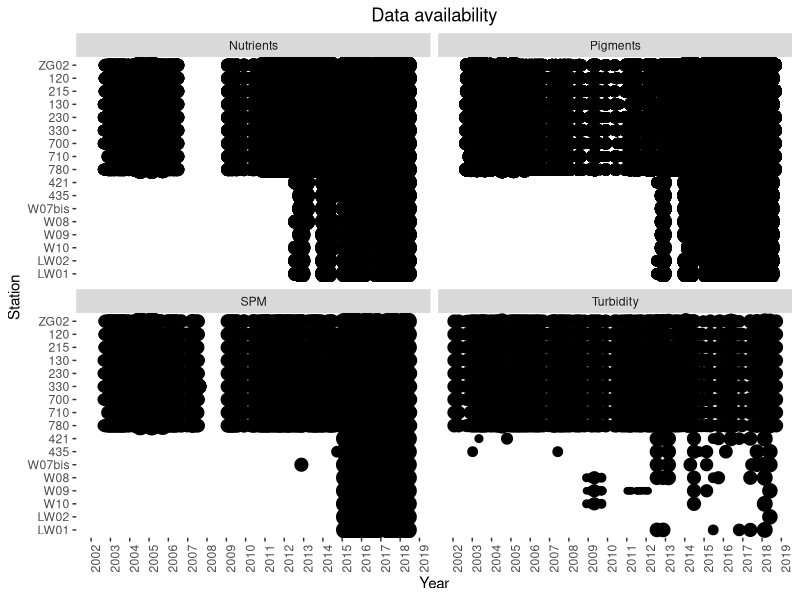

The R source for this figure:
######################################
###       Data availability       ### 
######################################
#### Libraries ####
library(ggplot2)

#### Setup ####
# Set working directory
# setwd("~")


#clean all
rm(list=ls(all=TRUE))

# Load data (export from MIDAS) and prepare columns
data <- read.csv("data/Fig4_dataframe.csv", header=TRUE)
data$date <- as.Date(data$StartDate, "%d-%b-%y")
data$Code <- as.character(data$Code)
data <- data[order(data$Code),]
data$Code <- factor(data$Code, levels = c('LW01', 'LW02', 'W10', 'W09', 'W08', 'W07bis', '435', '421', '780', '710', '700', '330', '230', '130', '215', '120', 'ZG02'))
data$Record <- "1"
data$SumPerTrip <- ""
data$AbsoluteCount <- ""

#Count Records per Trip, per ParameterGroup = the intensity of sampling for a group
data <- transform(data, SumPerTrip=ave(as.numeric(Record), TripNR, ParameterGroup, Record, FUN=length))

#Absolute count per Parametergroup
data <- transform(data, AbsoluteCount=ave(as.numeric(SumPerTrip), ParameterGroup, FUN=length))

#Relative count per Parametergroup
data$RelativeCount <- data$SumPerTrip / data$AbsoluteCount


#First graph, dot size
ggplot(data, aes(x=date, y=Code))+
  theme(panel.background = element_blank())+
  ggtitle(label='Data availability')+
  theme(plot.title = element_text(hjust=0.5))+
  geom_point(aes(size = RelativeCount), show.legend = F) +
  scale_x_date(name = "Year", date_breaks = "1 year", date_labels="%Y")+
  theme(axis.text.x = element_text(angle= 90 ))+
  scale_y_discrete(name= "Station")+
  facet_wrap(~ data$ParameterGroup)

#export PDF
ggsave("4_Temporal data availability in the sampled area.pdf", plot = last_plot(), scale = 2, width = NA, height = NA, dpi = 300, limitsize = TRUE)

